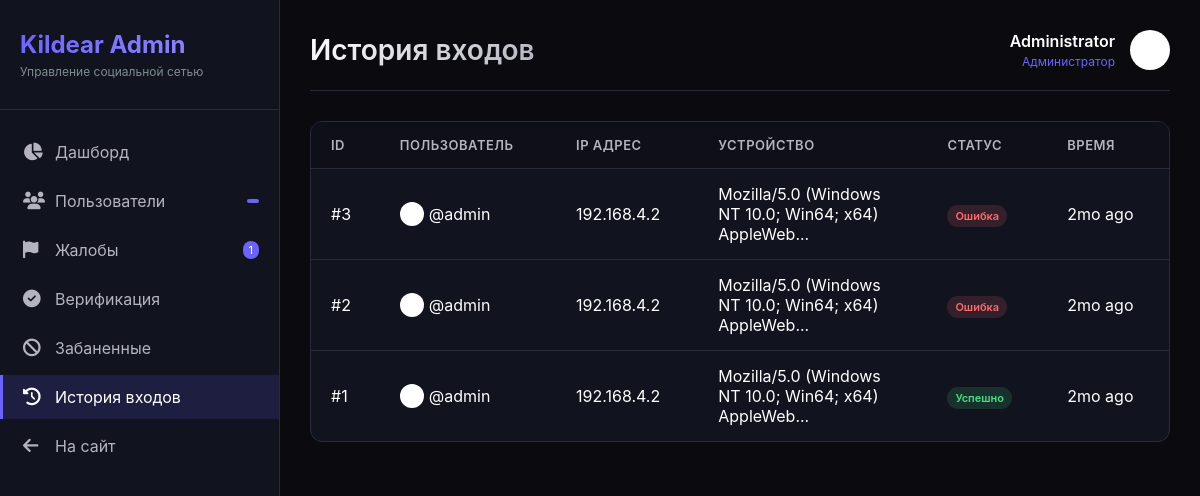
Before: /admin/logs (signed in) with the older database file.
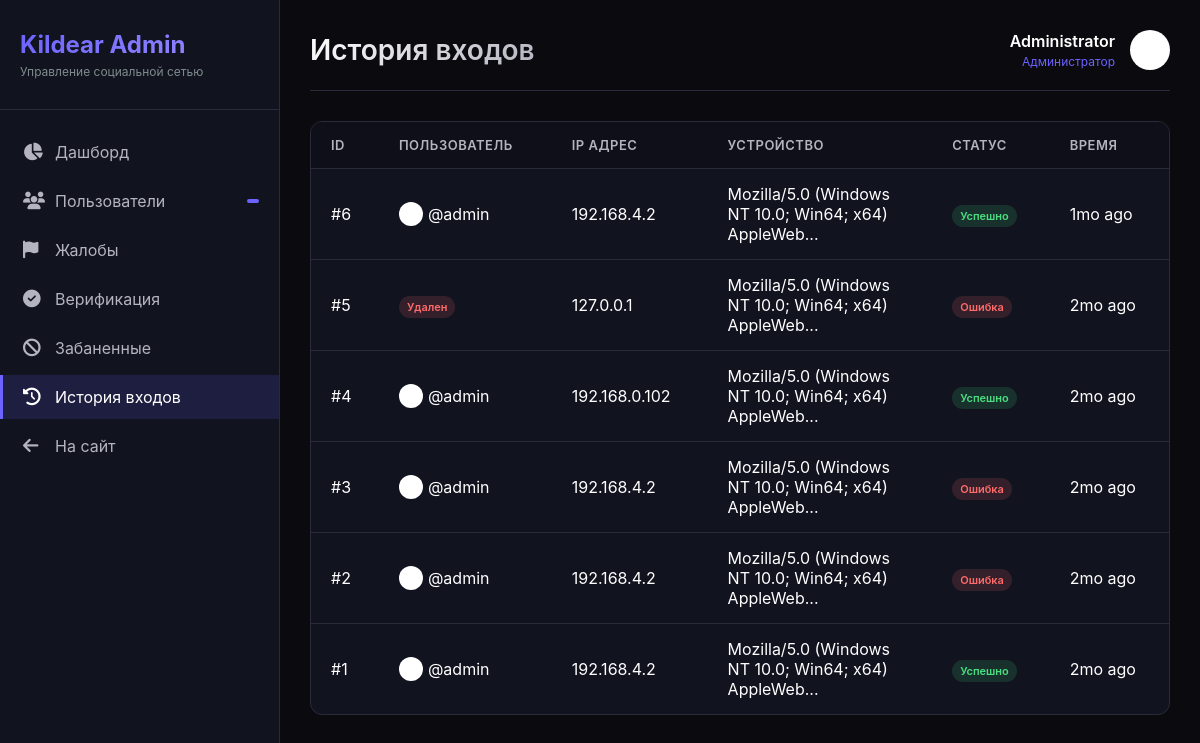
After: the same page with the newer database file.
### app.py (models this page shows, shortened)
class LoginHistory(db.Model):
    id = db.Column(db.Integer, primary_key=True)
    user_id = db.Column(db.Integer, db.ForeignKey("user.id"), nullable=True)
    ip_address = db.Column(db.String(45), nullable=False)
    user_agent = db.Column(db.String(200))
    location = db.Column(db.String(100))
    success = db.Column(db.Boolean, default=True)
    created_at = db.Column(db.DateTime, default=datetime.utcnow)

class User(UserMixin, db.Model):
    id = db.Column(db.Integer, primary_key=True)
    username = db.Column(db.String(40), unique=True, nullable=False)
    email = db.Column(db.String(120), unique=True, nullable=False)
    password_hash = db.Column(db.String(256), nullable=False)
    display_name = db.Column(db.String(60), default="")
    bio = db.Column(db.String(500), default="")
    preset_avatar = db.Column(db.Integer, default=1)
    preset_cover = db.Column(db.Integer, nullable=True)
    can_upload_custom_avatar = db.Column(db.Boolean, default=False)
    can_upload_custom_cover = db.Column(db.Boolean, default=False)
    custom_avatar = db.Column(db.String(300), nullable=True)
    custom_cover = db.Column(db.String(300), nullable=True)
    website = db.Column(db.String(200), default="")
    location = db.Column(db.String(100), default="")
    accent_color = db.Column(db.String(7), default="#6c63ff")
    is_private = db.Column(db.Boolean, default=False)
    is_verified = db.Column(db.Boolean, default=False)
    is_banned = db.Column(db.Boolean, default=False)
    is_admin = db.Column(db.Boolean, default=False)
    is_moderator = db.Column(db.Boolean, default=False)
    is_online = db.Column(db.Boolean, default=False)
    last_seen = db.Column(db.DateTime, default=datetime.utcnow)
    created_at = db.Column(db.DateTime, default=datetime.utcnow)
    two_factor_enabled = db.Column(db.Boolean, default=False)
    two_factor_secret = db.Column(db.String(32), nullable=True)
    following = db.relationship(
        "User", secondary=follows,
        primaryjoin=follows.c.follower_id == id,
        secondaryjoin=follows.c.followed_id == id,
        backref=db.backref("followers", lazy="dynamic"),
        lazy="dynamic"
    )
    blocked_users = db.relationship(
        "User", secondary=blocks,
        primaryjoin=blocks.c.blocker_id == id,
        secondaryjoin=blocks.c.blocked_id == id,
        backref=db.backref("blocked_by", lazy="dynamic"),
        lazy="dynamic"
    )
    posts = db.relationship("Post", backref="author", lazy="dynamic", foreign_keys="Post.user_id")
    sent_msgs = db.relationship("Message", backref="sender", lazy="dynamic", foreign_keys="Message.sender_id")
    recv_msgs = db.relationship("Message", backref="receiver", lazy="dynamic", foreign_keys="Message.receiver_id")
    notifications = db.relationship("Notification", backref="recipient", lazy="dynamic",
                                    foreign_keys="Notification.user_id")
    comments = db.relationship("Comment", backref="author", lazy="dynamic")
    owned_groups = db.relationship("Group", backref="owner", lazy="dynamic")
    owned_channels = db.relationship("Channel", backref="owner", lazy="dynamic")
    login_history = db.relationship("LoginHistory", backref="user", lazy="dynamic")

### app.py (the view)
@app.route("/admin/logs")
@login_required
@admin_required
def admin_logs():
    page = request.args.get("page", 1, type=int)
    logs = LoginHistory.query.order_by(LoginHistory.created_at.desc()).paginate(page=page, per_page=50)
    return render_template("admin/logs.html", logs=logs)

### app.py (called while the page is built)
@app.template_filter('timeago')
def timeago_filter(date):
    if not date:
        return 'recently'
    now = datetime.utcnow()
    diff = now - date
    if diff.days > 365:
        return f"{diff.days // 365}y ago"
    elif diff.days > 30:
        return f"{diff.days // 30}mo ago"
    elif diff.days > 0:
        return f"{diff.days}d ago"
    elif diff.seconds > 3600:
        return f"{diff.seconds // 3600}h ago"
    elif diff.seconds > 60:
        return f"{diff.seconds // 60}m ago"
    else:
        return "just now"

def admin_required(f):
    @wraps(f)
    def decorated_function(*args, **kwargs):
        if not current_user.is_authenticated or not current_user.is_admin:
            abort(403)
        return f(*args, **kwargs)
    return decorated_function

def get_client_ip():
    if request.headers.get('X-Forwarded-For'):
        return request.headers.get('X-Forwarded-For').split(',')[0].strip()
    return request.remote_addr or '0.0.0.0'

@login_mgr.user_loader
def load_user(user_id):
    return db.session.get(User, int(user_id))

### templates/admin/logs.html (shortened to what this page needs)
{% extends "admin/base_admin.html" %}
{% block header %}История входов{% endblock %}
{% block content %}
<div class="admin-table-container">
    <table class="admin-table">
        <thead>
            <tr>
                <th>ID</th>
                <th>Пользователь</th>
                <th>IP адрес</th>
                <th>Устройство</th>
                <th>Статус</th>
                <th>Время</th>
            </tr>
        </thead>
        <tbody>
            {% for log in logs.items %}
            <tr>
                <td>#{{ log.id }}</td>
                <td>
                    {% if log.user %}
                    <div style="display: flex; align-items: center; gap: 5px;">
                        <img src="{{ log.user.avatar or '/static/default_avatar.png' }}" style="width: 24px; height: 24px; border-radius: 50%;">
                        <span>@{{ log.user.username }}</span>
                    </div>
                    {% else %}
                    <span class="badge badge-danger">Удален</span>
                    {% endif %}
                </td>
                <td>{{ log.ip_address }}</td>
                <td style="max-width: 200px;">{{ log.user_agent[:50] }}...</td>
                <td>
                    {% if log.success %}
                    <span class="badge badge-success">Успешно</span>
                    {% else %}
                    <span class="badge badge-danger">Ошибка</span>
                    {% endif %}
                </td>
                <td>{{ log.created_at|timeago }}</td>
            </tr>
            {% endfor %}
        </tbody>
    </table>
</div>
{% endblock %}

### templates/admin/base_admin.html (shortened to what this page needs)
<!DOCTYPE html>
<html lang="ru">
<head>
    <link rel="stylesheet" href="https://cdnjs.cloudflare.com/ajax/libs/font-awesome/6.4.0/css/all.min.css">
</head>
<body>
    <div class="admin-layout">
        <div class="admin-sidebar">
            <div class="admin-logo">
                <h2>Kildear Admin</h2>
                <p>Управление социальной сетью</p>
            </div>
            <ul class="admin-nav">
                <li class="admin-nav-item">
                    <a href="{{ url_for('admin_dashboard') }}" class="admin-nav-link {% if request.endpoint == 'admin_dashboard' %}active{% endif %}">
                        <i class="fa-solid fa-chart-pie"></i>
                        <span>Дашборд</span>
                    </a>
                </li>
                <li class="admin-nav-item">
                    <a href="{{ url_for('admin_users') }}" class="admin-nav-link {% if request.endpoint == 'admin_users' %}active{% endif %}">
                        <i class="fa-solid fa-users"></i>
                        <span>Пользователи</span>
                        <span class="admin-badge">{{ stats.total_users if stats else 0 }}</span>
                    </a>
                </li>
                <li class="admin-nav-item">
                    <a href="{{ url_for('admin_reports') }}" class="admin-nav-link {% if request.endpoint == 'admin_reports' %}active{% endif %}">
                        <i class="fa-solid fa-flag"></i>
                        <span>Жалобы</span>
                        {% if stats and stats.total_reports %}
                        <span class="admin-badge">{{ stats.total_reports }}</span>
                        {% endif %}
                    </a>
                </li>
                <li class="admin-nav-item">
                    <a href="{{ url_for('admin_verification') }}" class="admin-nav-link {% if request.endpoint == 'admin_verification' %}active{% endif %}">
                        <i class="fa-solid fa-check-circle"></i>
                        <span>Верификация</span>
                    </a>
                </li>
                <li class="admin-nav-item">
                    <a href="{{ url_for('admin_banned') }}" class="admin-nav-link {% if request.endpoint == 'admin_banned' %}active{% endif %}">
                        <i class="fa-solid fa-ban"></i>
                        <span>Забаненные</span>
                    </a>
                </li>
                <li class="admin-nav-item">
                    <a href="{{ url_for('admin_logs') }}" class="admin-nav-link {% if request.endpoint == 'admin_logs' %}active{% endif %}">
                        <i class="fa-solid fa-history"></i>
                        <span>История входов</span>
                    </a>
                </li>
                <li class="admin-nav-item">
                    <a href="{{ url_for('index') }}" class="admin-nav-link">
                        <i class="fa-solid fa-arrow-left"></i>
                        <span>На сайт</span>
                    </a>
                </li>
            </ul>
        </div>
        <div class="admin-main">
            <div class="admin-header">
                <h1>{% block header %}Панель управления{% endblock %}</h1>
                <div class="admin-user">
                    <div class="admin-user-info">
                        <div class="admin-user-name">{{ current_user.display_name or current_user.username }}</div>
                        <div class="admin-user-role">Администратор</div>
                    </div>
                    <img src="{{ current_user.avatar or '/static/default_avatar.png' }}" alt="Admin">
                </div>
            </div>
            {% block content %}{% endblock %}
        </div>
    </div>
</body>
</html>

Changed rows visible on the page:
added LoginHistory: id "6", user.username "admin", ip_address "192.168.4.2", user_agent "Mozilla/5.0 (Windows NT 10.0; Win64; x64) AppleWeb", success "Успешно", created_at "1mo ago"
added LoginHistory: id "5", shows "Удален", ip_address "127.0.0.1", user_agent "Mozilla/5.0 (Windows NT 10.0; Win64; x64) AppleWeb", success "Ошибка", created_at "2mo ago"
added LoginHistory: id "4", user.username "admin", ip_address "192.168.0.102", user_agent "Mozilla/5.0 (Windows NT 10.0; Win64; x64) AppleWeb", success "Успешно", created_at "2mo ago"
Other visible differences:
{{ stats.total_reports }}: "1" → (not shown)
